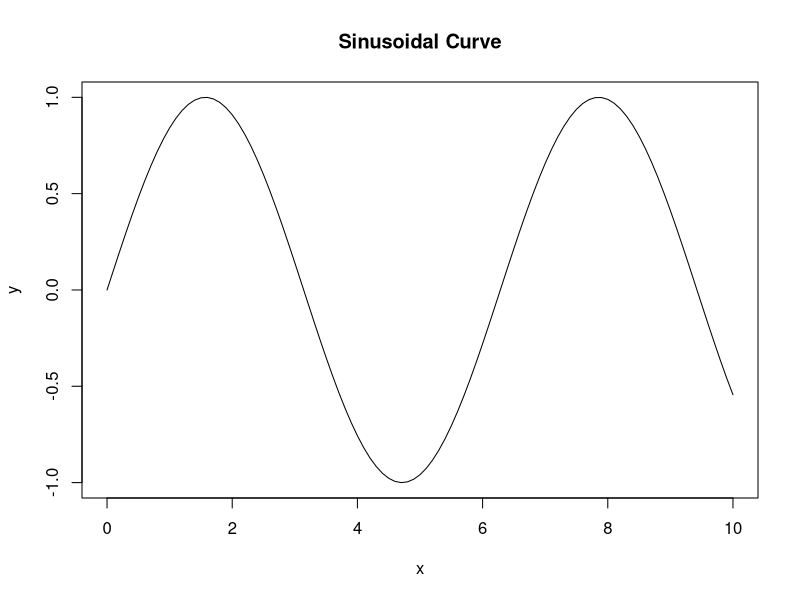

Reproduce this figure in R.
## ---- chunk 1
# R code to generate a simple plot
x <- seq(0, 10, 0.1)
y <- sin(x)
plot(x, y, type = "l", main = "Sinusoidal Curve")

